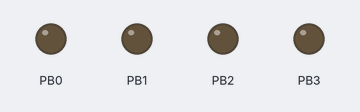
Bench run of a program on a simulated ATmega16, CodeVisionAVR source translated, built with avr-gcc and emulated at 1 MHz. Parts: output pins drawn as LEDs (lit = HIGH).

Above: at 0.2 s.
At 1.2 s:
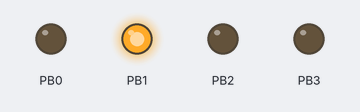
At 2.2 s:
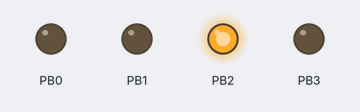
At 4.7 s:
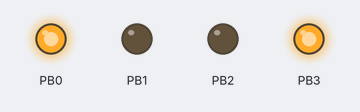
At 7.2 s:
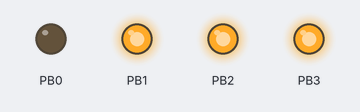
At 9.7 s:
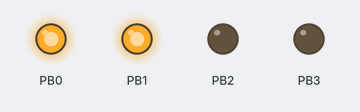
Timing chart, 0 to 10.4 s (numbered marks = the images above):
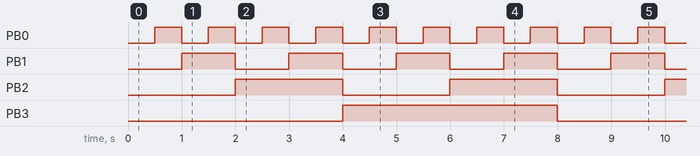

The program:

Az1.c
```c
// (licence header left out)
#include <mega16.h>
#include <delay.h>

// Declare your global variables here

void main(void)
{
// Declare your local variables here
int i;

// Input/Output Ports initialization
// Port A initialization
// Function: Bit7=In Bit6=In Bit5=In Bit4=In Bit3=In Bit2=In Bit1=In Bit0=In
DDRA=(0<<DDA7) | (0<<DDA6) | (0<<DDA5) | (0<<DDA4) | (0<<DDA3) | (0<<DDA2) | (0<<DDA1) | (0<<DDA0);
// State: Bit7=T Bit6=T Bit5=T Bit4=T Bit3=T Bit2=T Bit1=T Bit0=T
PORTA=(0<<PORTA7) | (0<<PORTA6) | (0<<PORTA5) | (0<<PORTA4) | (0<<PORTA3) | (0<<PORTA2) | (0<<PORTA1) | (0<<PORTA0);

// Port B initialization
// Function: Bit7=In Bit6=In Bit5=In Bit4=In Bit3=Out Bit2=Out Bit1=Out Bit0=Out
DDRB=(0<<DDB7) | (0<<DDB6) | (0<<DDB5) | (0<<DDB4) | (1<<DDB3) | (1<<DDB2) | (1<<DDB1) | (1<<DDB0);
// State: Bit7=T Bit6=T Bit5=T Bit4=T Bit3=0 Bit2=0 Bit1=0 Bit0=0
PORTB=(0<<PORTB7) | (0<<PORTB6) | (0<<PORTB5) | (0<<PORTB4) | (0<<PORTB3) | (0<<PORTB2) | (0<<PORTB1) | (0<<PORTB0);

// Port C initialization
// Function: Bit7=In Bit6=In Bit5=In Bit4=In Bit3=In Bit2=In Bit1=In Bit0=In
DDRC=(0<<DDC7) | (0<<DDC6) | (0<<DDC5) | (0<<DDC4) | (0<<DDC3) | (0<<DDC2) | (0<<DDC1) | (0<<DDC0);
// State: Bit7=T Bit6=T Bit5=T Bit4=T Bit3=T Bit2=T Bit1=T Bit0=T
PORTC=(0<<PORTC7) | (0<<PORTC6) | (0<<PORTC5) | (0<<PORTC4) | (0<<PORTC3) | (0<<PORTC2) | (0<<PORTC1) | (0<<PORTC0);

// Port D initialization
// Function: Bit7=In Bit6=In Bit5=In Bit4=In Bit3=In Bit2=In Bit1=In Bit0=In
DDRD=(0<<DDD7) | (0<<DDD6) | (0<<DDD5) | (0<<DDD4) | (0<<DDD3) | (0<<DDD2) | (0<<DDD1) | (0<<DDD0);
// State: Bit7=T Bit6=T Bit5=T Bit4=T Bit3=T Bit2=T Bit1=T Bit0=T
PORTD=(0<<PORTD7) | (0<<PORTD6) | (0<<PORTD5) | (0<<PORTD4) | (0<<PORTD3) | (0<<PORTD2) | (0<<PORTD1) | (0<<PORTD0);

while (1)
      {
          // Place your code here
          for(i=0;i<=15;i++)
          {
            PORTB=i;
            delay_ms(500);
          }
      }
}
```

Measured:
- by itself, PB0: alternates HIGH for 0.50 s and LOW for 0.50 s
- by itself, PB1: alternates HIGH for 1.0 s and LOW for 1.0 s
- by itself, PB2: alternates HIGH for 2.0 s and LOW for 2.0 s
- by itself, PB3: alternates HIGH for 4.0 s and LOW for 4.0 s
